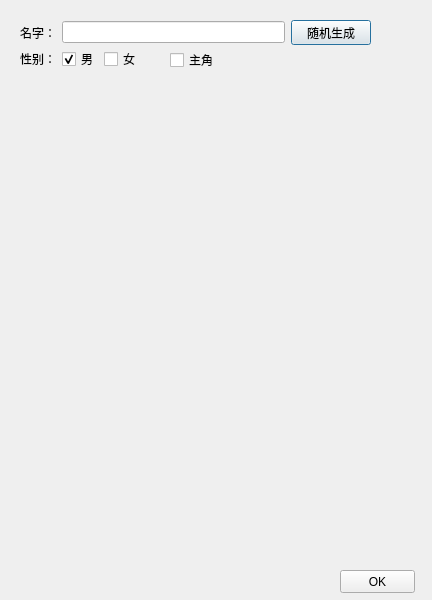
<?xml version="1.0" encoding="UTF-8"?>
<ui version="4.0">
 <class>CreateActorDialog</class>
 <widget class="QDialog" name="CreateActorDialog">
  <property name="geometry">
   <rect>
    <x>0</x>
    <y>0</y>
    <width>432</width>
    <height>600</height>
   </rect>
  </property>
  <property name="sizePolicy">
   <sizepolicy hsizetype="Fixed" vsizetype="Fixed">
    <horstretch>0</horstretch>
    <verstretch>0</verstretch>
   </sizepolicy>
  </property>
  <property name="windowTitle">
   <string>Dialog</string>
  </property>
  <widget class="QWidget" name="horizontalLayoutWidget">
   <property name="geometry">
    <rect>
     <x>20</x>
     <y>20</y>
     <width>351</width>
     <height>25</height>
    </rect>
   </property>
   <layout class="QHBoxLayout" name="horizontalLayout">
    <item>
     <widget class="QLabel" name="label">
      <property name="text">
       <string>名字：</string>
      </property>
     </widget>
    </item>
    <item>
     <widget class="QLineEdit" name="editName"/>
    </item>
    <item>
     <widget class="QPushButton" name="btnRandomName">
      <property name="text">
       <string>随机生成</string>
      </property>
     </widget>
    </item>
   </layout>
  </widget>
  <widget class="QCheckBox" name="cbLead">
   <property name="geometry">
    <rect>
     <x>170</x>
     <y>50</y>
     <width>71</width>
     <height>20</height>
    </rect>
   </property>
   <property name="text">
    <string>主角</string>
   </property>
  </widget>
  <widget class="QWidget" name="layoutWidget">
   <property name="geometry">
    <rect>
     <x>20</x>
     <y>50</y>
     <width>121</width>
     <height>18</height>
    </rect>
   </property>
   <layout class="QHBoxLayout" name="horizontalLayout_2">
    <item>
     <widget class="QLabel" name="label_2">
      <property name="text">
       <string>性别：</string>
      </property>
     </widget>
    </item>
    <item>
     <widget class="QCheckBox" name="cbMan">
      <property name="text">
       <string>男</string>
      </property>
      <property name="checked">
       <bool>true</bool>
      </property>
      <attribute name="buttonGroup">
       <string notr="true">buttonGroup</string>
      </attribute>
     </widget>
    </item>
    <item>
     <widget class="QCheckBox" name="cbWoman">
      <property name="text">
       <string>女</string>
      </property>
      <attribute name="buttonGroup">
       <string notr="true">buttonGroup</string>
      </attribute>
     </widget>
    </item>
   </layout>
  </widget>
  <widget class="QPushButton" name="pushButton">
   <property name="geometry">
    <rect>
     <x>340</x>
     <y>570</y>
     <width>75</width>
     <height>23</height>
    </rect>
   </property>
   <property name="text">
    <string>OK</string>
   </property>
  </widget>
 </widget>
 <resources/>
 <connections/>
 <buttongroups>
  <buttongroup name="buttonGroup"/>
 </buttongroups>
</ui>
